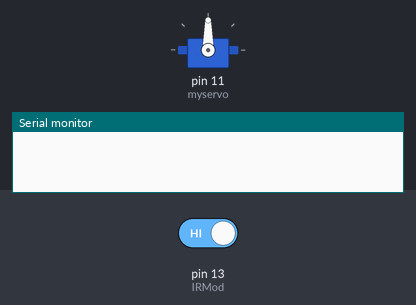
Bench run of a sketch on a simulated Arduino Uno, built with avr-gcc and run on an emulated ATmega328P. On the bench: servo, the last lines printed to the serial monitor. The inputs (shaded band) are chosen by the test bench; at power-on: pin 13 (IRMod) HIGH.

Above: at 1.2 s.
1.3 s: pin 13 (IRMod) driven LOW
At 3.0 s:
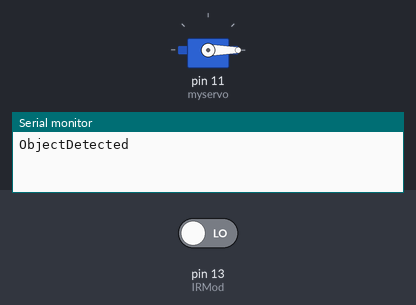
6.7 s: pin 13 (IRMod) driven HIGH
At 7.3 s:
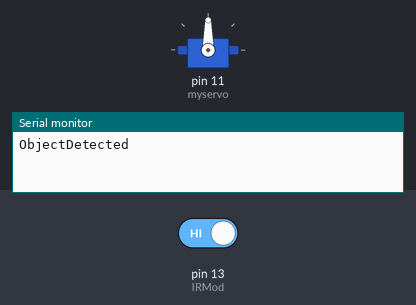
Timing chart, 0 to 9.7 s (numbered marks = the images above; inputs shaded):
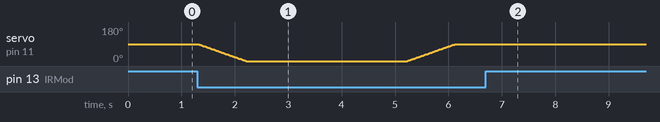

Measured:
- after the input at 6.7 s, servo on pin 11 (myservo): stops changing and stays 90°

The sketch:

FINAL_VERSION.ino
```cpp
#define IRMod 13
#include <Servo.h>
Servo myservo;
int pos;
void setup() {
  // put your setup code here, to run once:
pinMode(IRMod,INPUT);
Serial.begin(9600);
myservo.attach(11);
}

void loop() {
  int n=digitalRead(IRMod);
  if(n==0)
  {

    Serial.println("ObjectDetected");
    for(pos=90;pos>=0;pos-=1)
    {
      myservo.write(pos);
      delay(10);
      }
       delay(3000);

    for(pos=0;pos<=90;pos+=1){
      myservo.write(pos);
      delay(10);
    }
    delay(2000);

  }

  // put your main code here, to run repeatedly:

}
```
